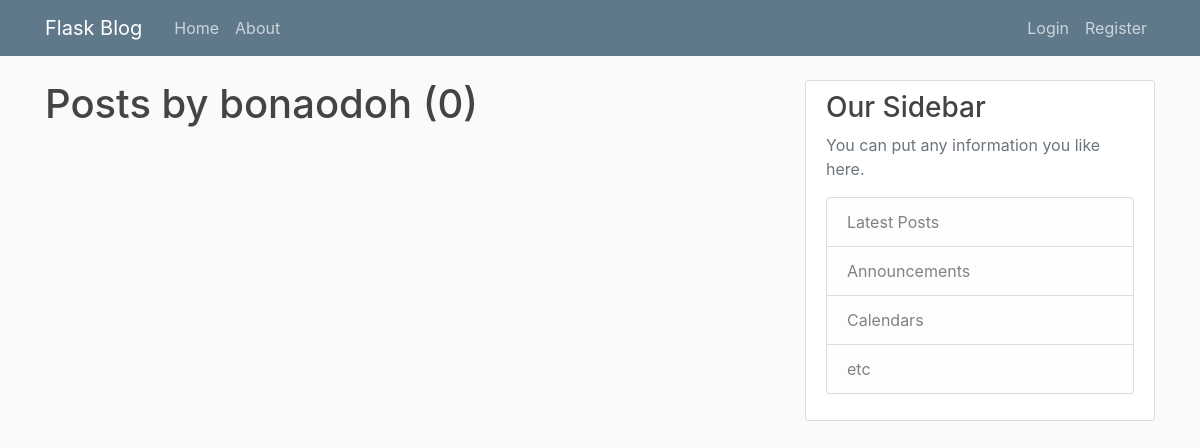
The page /user/bonaodoh on the database as committed earlier.
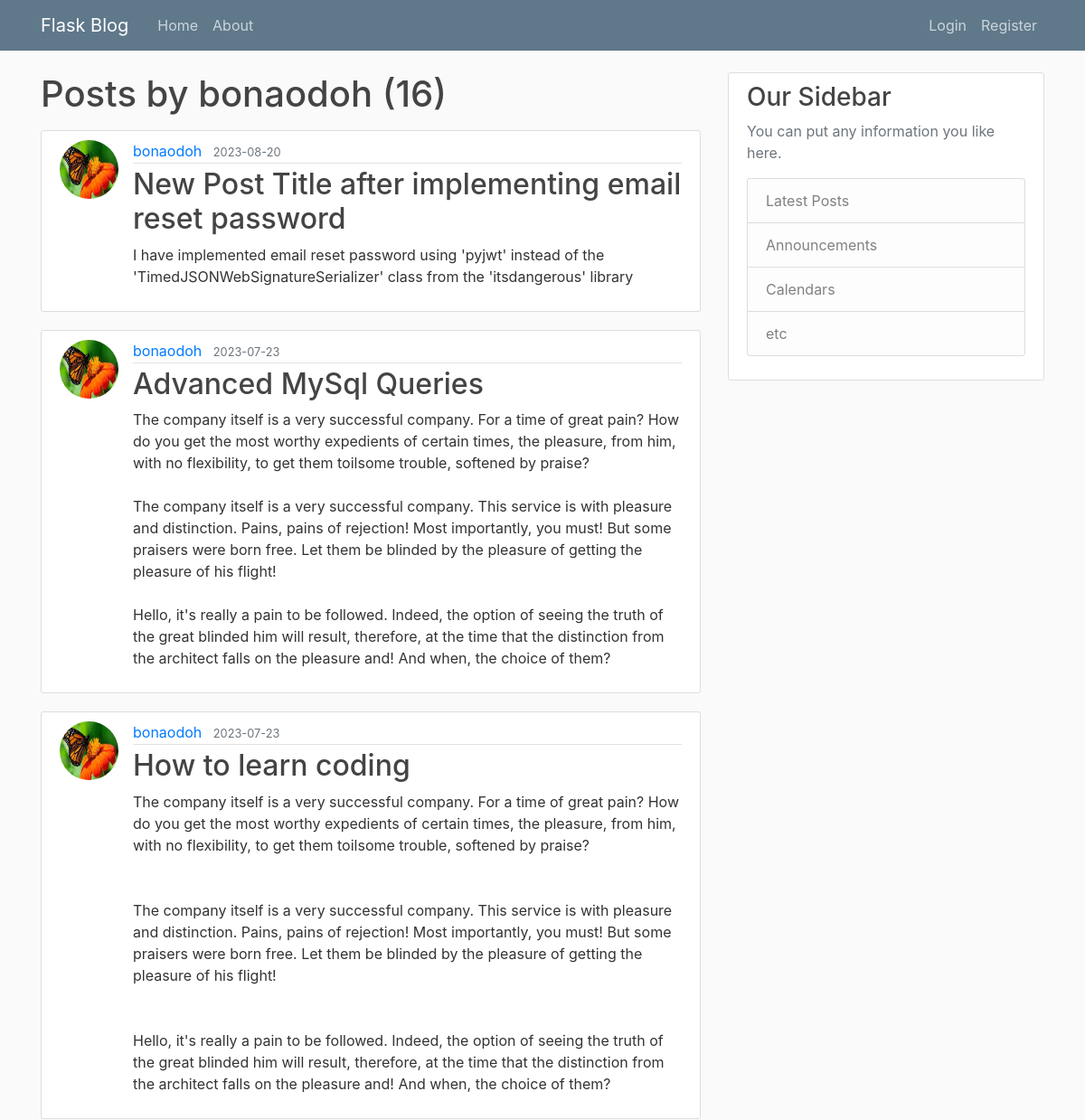
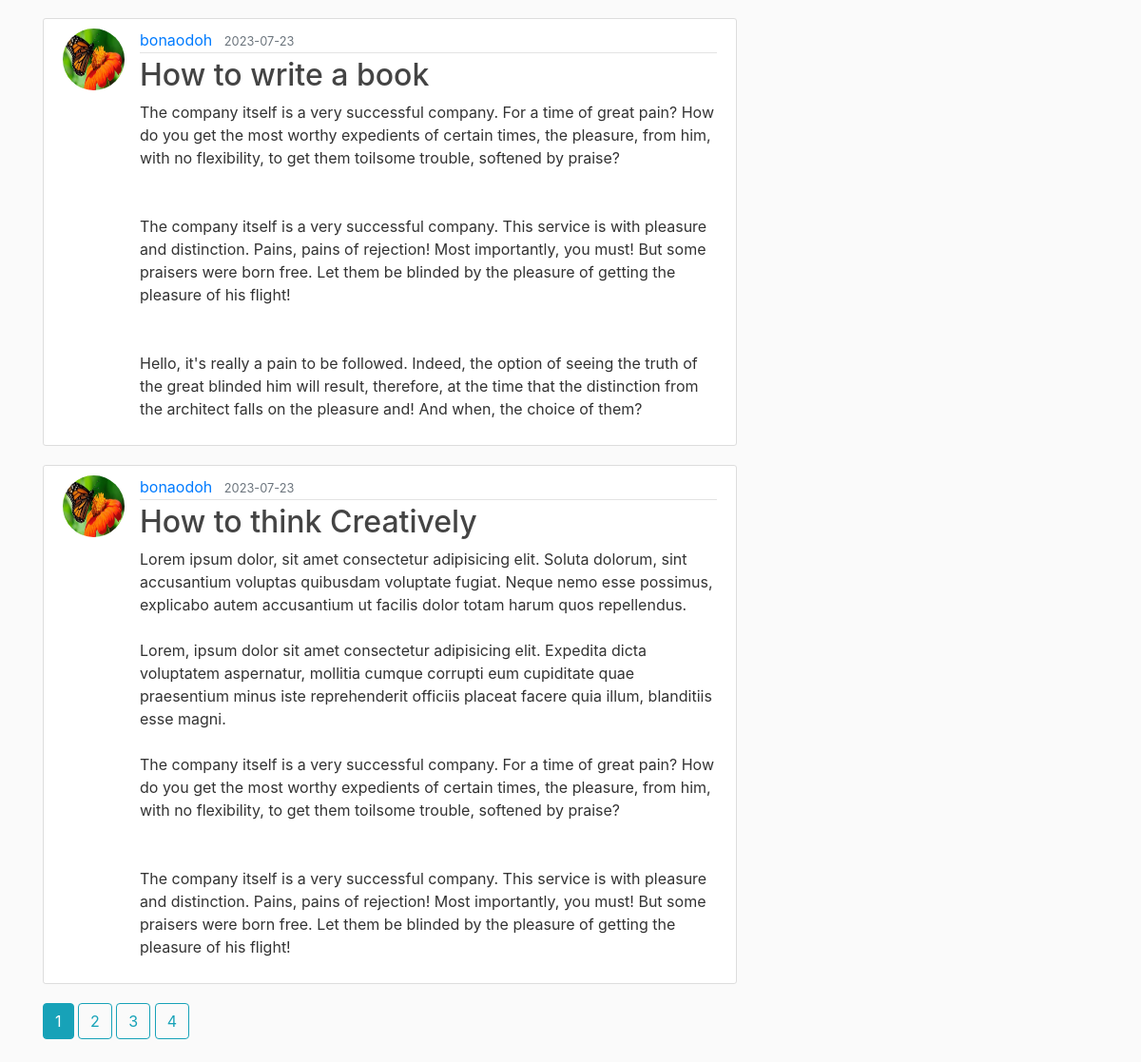
The same page on the database as committed later (2 pictures, top to bottom).
### flaskblog/models.py (models this page shows, shortened)
class Post(db.Model):
    id = db.Column(db.Integer, primary_key=True)
    title = db.Column(db.String(100), nullable=False)
    date_posted = db.Column(db.DateTime, nullable=False, default=datetime.utcnow)
    content = db.Column(db.Text, nullable=False)
    user_id = db.Column(db.Integer, db.ForeignKey('user.id'), nullable=False)

class User(db.Model, UserMixin): # Usermixin is provided by flask_login extension managing user authentication
    id = db.Column(db.Integer, primary_key=True)
    username = db.Column(db.String(20), unique=True, nullable=False)
    email = db.Column(db.String(120), unique=True, nullable=False)
    image_file = db.Column(db.String(20), nullable=False, default='default.jpg')
    password = db.Column(db.String(60), nullable=False)
    posts = db.relationship('Post', backref='author', lazy=True)

### flaskblog/users/routes.py (the view)
@users.route("/user/<string:username>")
def user_posts(username):
    page = request.args.get('page', 1, type=int)
    user = User.query.filter_by(username=username).first_or_404()
    posts = Post.query.filter_by(author=user).order_by(Post.date_posted.desc()).paginate(page=page, per_page=5) # Enables Pagination
    return render_template('user_posts.html', posts=posts, user=user)

### flaskblog/templates/user_posts.html
{% extends "base.html" %}
{% block content %}
    <h1 class="mb-3">Posts by {{ user.username }} ({{ posts.total }})</h1>
    {% for post in posts.items %}
        <article class="media content-section">
            <img class="rounded-circle article-img" src="{{ url_for('static', filename='profile_pics/' + post.author.image_file) }}" alt="">
            <div class="media-body">
                <div class="article-metadata">
                    <a class="mr-2" href="{{ url_for('users.user_posts', username=post.author.username) }}">{{ post.author.username }}</a>
                    <small class="text-muted">{{ post.date_posted.strftime('%Y-%m-%d') }}</small>
                </div>
                <h2><a class="article-title" href="{{ url_for('posts.post', post_id=post.id) }}">{{ post.title }}</a></h2>
                <p class="article-content">{{ post.content }}</p>
            </div>
        </article>
    {% endfor %}
    {% for page_num in posts.iter_pages(left_edge=1, right_edge=1, left_current=1, right_current=2) %}
        {% if page_num %}
            {% if posts.page == page_num %}
                <a class="btn btn-info mb-4" href="{{ url_for('users.user_posts', username=user.username, page=page_num) }}">{{ page_num }}</a>
            {% else %}
                <a class="btn btn-outline-info mb-4" href="{{ url_for('users.user_posts', username=user.username, page=page_num) }}">{{ page_num }}</a>
            {% endif %}
        {% else %}
            . . .
        {% endif %}
    {% endfor %}
{% endblock content %}

Rows that differ between the two databases and show on the page:
added Post: image_file (placeholder picture), author.username "bonaodoh", date_posted "2023-08-20", title "New Post Title after implementing email reset password", content "I have implemented email reset password using 'pyjwt' instead of the 'TimedJSONWebSignatureSerializer' class from the 'itsdangerous' library"
added Post: image_file (placeholder picture), author.username "bonaodoh", date_posted "2023-07-23", title "Advanced MySql Queries", content "The company itself is a very successful company. For a time of great pain? How do you get the most worthy expedients of certain times, the pleasure, from him, with no flexibility, to get them toilsome trouble, softened by praise? The company itself is a very successful company. This service is with pleasure and distinction. Pains, pains of rejection! Most importantly, you must! But some praisers were born free. Let them be blinded by the pleasure of getting the pleasure of his flight! Hello, it's really a pain to be followed. Indeed, the option of seeing the truth of the great blinded him will result, therefore, at the time that the distinction from the architect falls on the pleasure and!…"
added Post: image_file (placeholder picture), author.username "bonaodoh", date_posted "2023-07-23", title "How to learn coding", content "The company itself is a very successful company. For a time of great pain? How do you get the most worthy expedients of certain times, the pleasure, from him, with no flexibility, to get them toilsome trouble, softened by praise? The company itself is a very successful company. This service is with pleasure and distinction. Pains, pains of rejection! Most importantly, you must! But some praisers were born free. Let them be blinded by the pleasure of getting the pleasure of his flight! Hello, it's really a pain to be followed. Indeed, the option of seeing the truth of the great blinded him will result, therefore, at the time that the distinction from the architect falls on the pleasure and!…"
added Post: image_file (placeholder picture), author.username "bonaodoh", date_posted "2023-07-23", title "How to write a book", content "The company itself is a very successful company. For a time of great pain? How do you get the most worthy expedients of certain times, the pleasure, from him, with no flexibility, to get them toilsome trouble, softened by praise? The company itself is a very successful company. This service is with pleasure and distinction. Pains, pains of rejection! Most importantly, you must! But some praisers were born free. Let them be blinded by the pleasure of getting the pleasure of his flight! Hello, it's really a pain to be followed. Indeed, the option of seeing the truth of the great blinded him will result, therefore, at the time that the distinction from the architect falls on the pleasure and!…"
added Post: image_file (placeholder picture), author.username "bonaodoh", date_posted "2023-07-23", title "How to think Creatively", content "Lorem ipsum dolor, sit amet consectetur adipisicing elit. Soluta dolorum, sint accusantium voluptas quibusdam voluptate fugiat. Neque nemo esse possimus, explicabo autem accusantium ut facilis dolor totam harum quos repellendus. Lorem, ipsum dolor sit amet consectetur adipisicing elit. Expedita dicta voluptatem aspernatur, mollitia cumque corrupti eum cupiditate quae praesentium minus iste reprehenderit officiis placeat facere quia illum, blanditiis esse magni. The company itself is a very successful company. For a time of great pain? How do you get the most worthy expedients of certain times, the pleasure, from him, with no flexibility, to get them toilsome trouble, softened by praise? The…"
Other text that changed with them:
{{ posts.total }}: "0" → "16"
new list line: "1"
new list line: "2"
new list line: "3"
new list line: "4"
